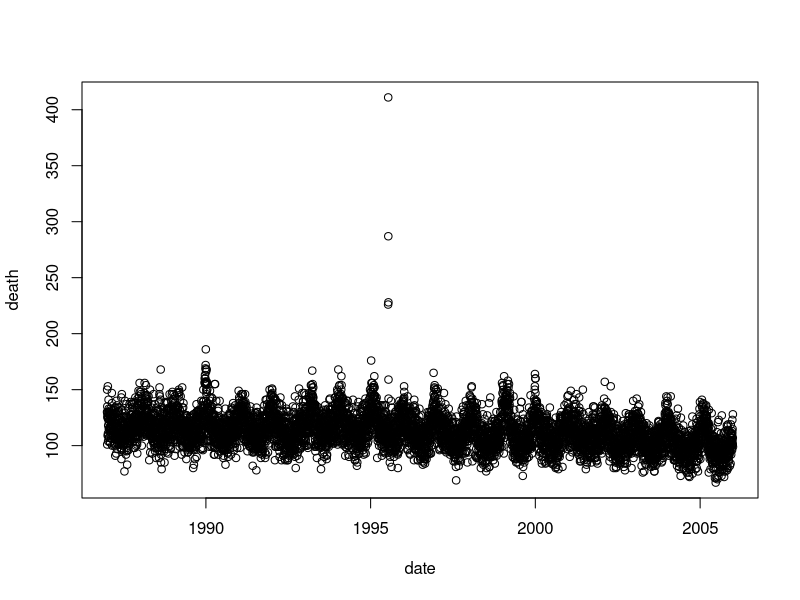
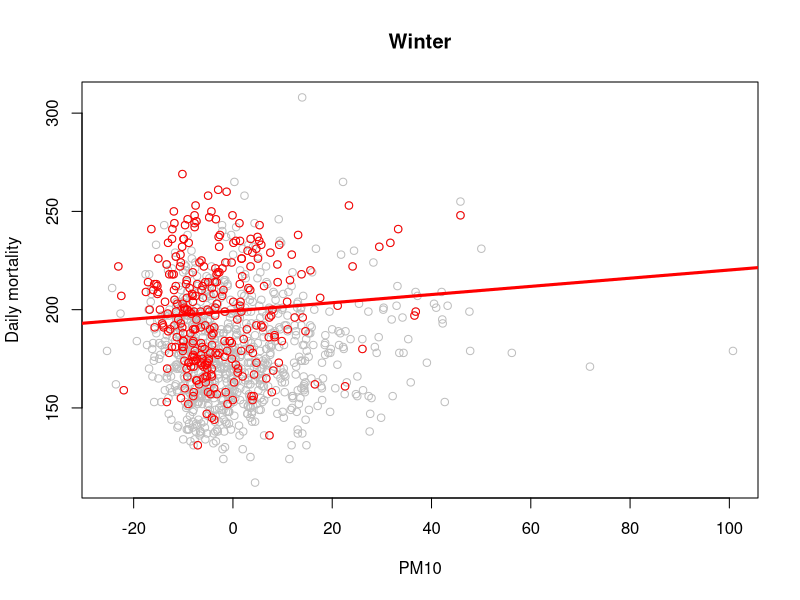
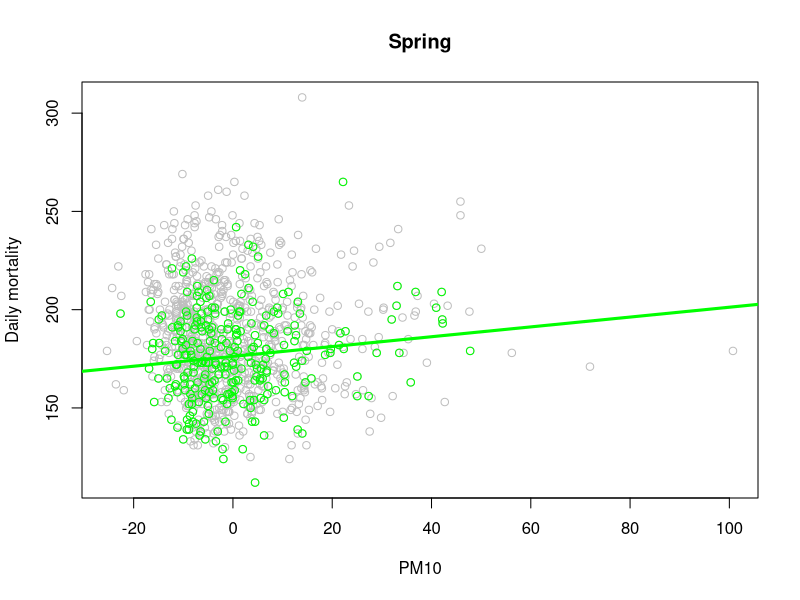
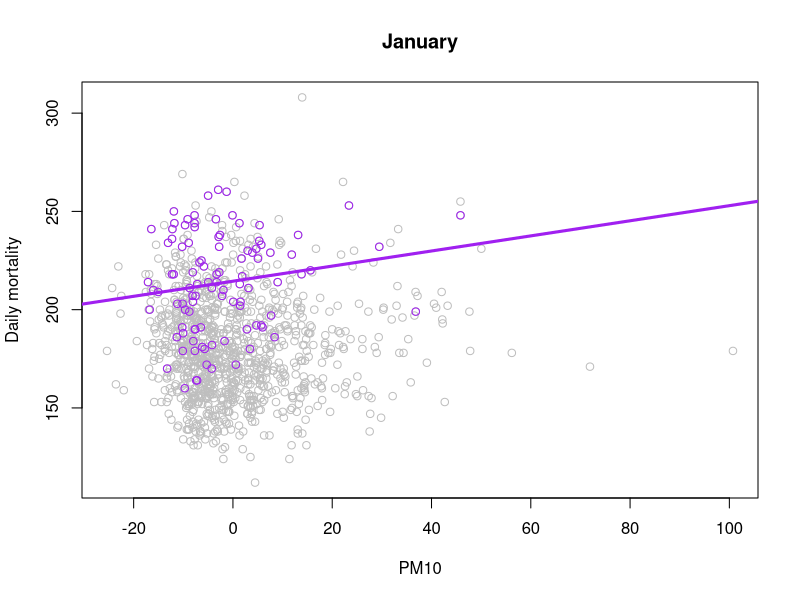
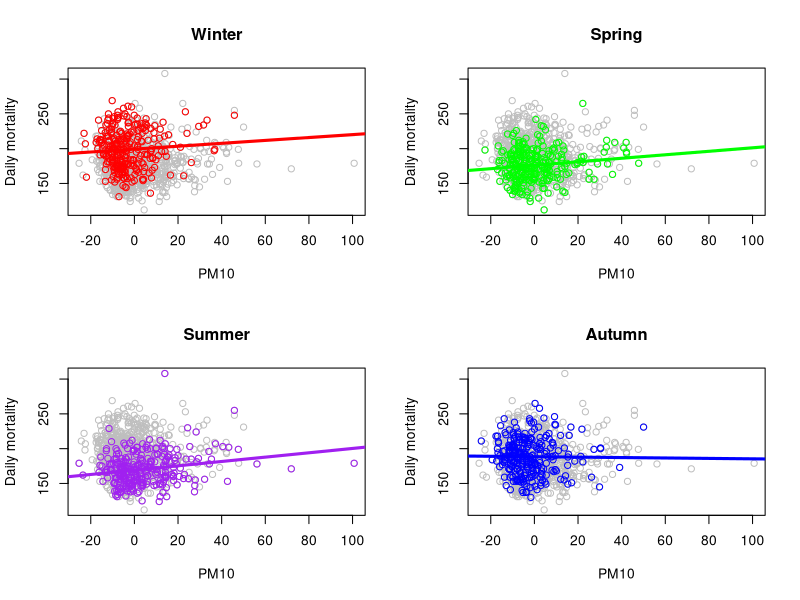
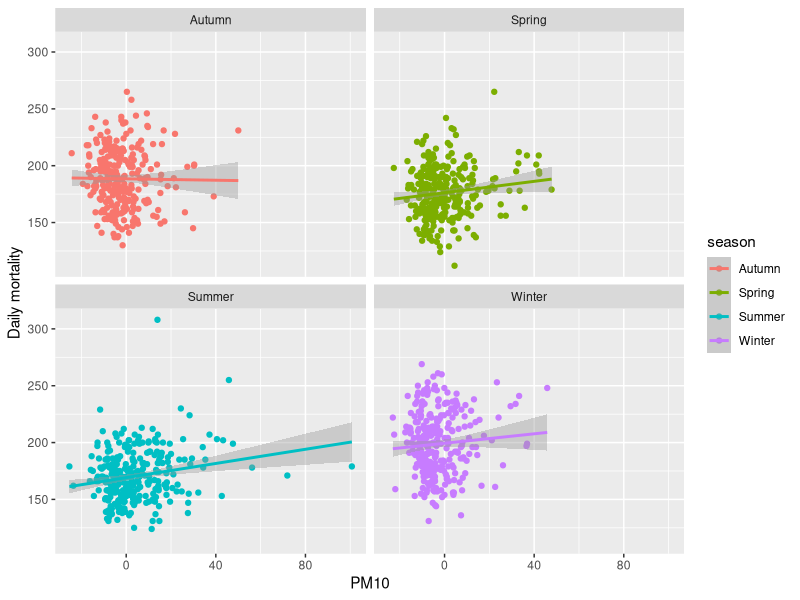
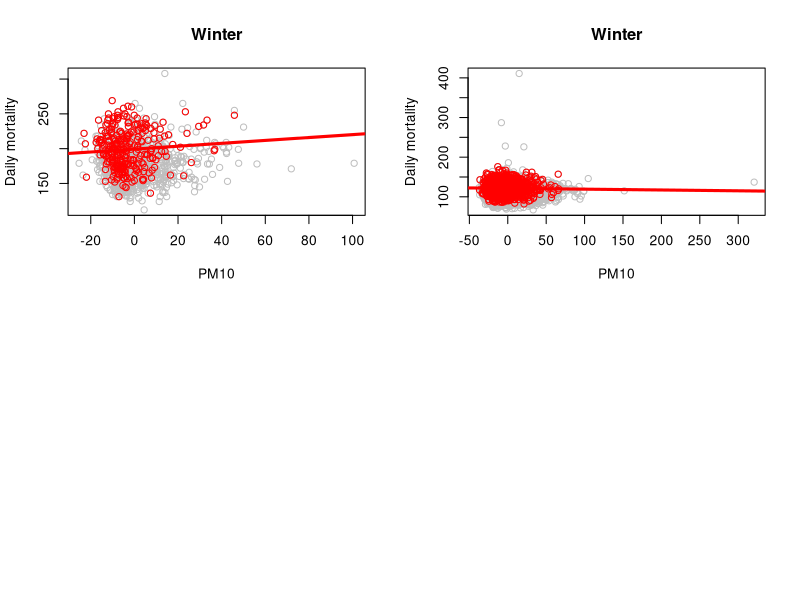

Generate these figures, in order, with R:
## ---- chunk 1
library(lubridate)
library(tidyverse)
chicago.data<-read.csv("./Module2/nmmaps/chicago.csv", stringsAsFactors=FALSE)
ny.data<-read.csv("./Module2/nmmaps/ny.csv", stringsAsFactors=FALSE)
names(chicago.data)
head(chicago.data)
chicago.data$date = ymd(chicago.data$date)
ny.data$date = ymd(ny.data$date) 
class(ny.data$date)
### makes date variable a date-time object
### fun ways to extract date information that you probably don't need to worry about
wday(chicago.data$date)[1:10]
wday(chicago.data$date, label=T)[1:10]
month(chicago.data$date)[1:10]
month(chicago.data$date, label=T)[1:10]
year(chicago.data$date)[1:10]

## ---- chunk 2
plot(death ~ date, data=chicago.data)
## ---- chunk 3
makeSubPlot<-function(dataSub, mainLabel, pointColor){
  ## make a scatter plot with all data points
  plot(death ~ pm10, data=ny.data, ylab="Daily mortality", xlab="PM10", main=mainLabel, col="gray")
  ## add colored points to specific data subset
  points(death ~ pm10, data=dataSub, col=pointColor)
  ## add best fit line for specific data subset
  abline(lm(death ~ pm10, data=dataSub), col=pointColor, lwd=3)
  ## return a summary of the linear model output
  return(summary(lm(death ~ pm10, data=ny.data)))
}

## ---- chunk 4
makeSubPlot(subset(ny.data, season=="Winter"), "Winter", "red")
makeSubPlot(subset(ny.data, season=="Spring"), "Spring", "green")
makeSubPlot(subset(ny.data, month(ny.data$date) == 1), "January", "purple")
## ---- chunk 5
colsToUse<-c("red", "green", "purple", "blue")
names(colsToUse)<-c("Winter", "Spring", "Summer", "Autumn")
par(mfrow=c(2,2))
mortalityBySeason<-lapply(names(colsToUse), function(x) makeSubPlot(subset(ny.data, season == x), x, colsToUse[x]))
names(mortalityBySeason)<-names(colsToUse)
## ---- chunk 6
ny.data %>%
  ggplot(aes(x = pm10, y = death, col=season)) + 
  geom_point() + 
  facet_wrap(~season) + 
  labs(y = "Daily mortality", x = "PM10") +
  geom_smooth(method = "lm")
## ---- chunk 7
makeSubPlot2<-function(dataSub, mainLabel, pointColor, fullData){
  ## make a scatter plot with all data points, colored gray
  plot(death ~ pm10, data=fullData, ylab="Daily mortality", xlab="PM10", main=mainLabel, col="gray")
  ## add colored points to specific data subset
  points(death ~ pm10, data=dataSub, col=pointColor)
  ## add best fit line for specific data subset
  abline(lm(death ~ pm10, data=dataSub), col=pointColor, lwd=3)
  ## return a summary of the linear model output
  return(summary(lm(death ~ pm10, data=fullData)))
}
makeSubPlot2(subset(ny.data, season=="Winter"), "Winter", "red", ny.data)
makeSubPlot2(subset(chicago.data, season=="Winter"), "Winter", "red", chicago.data)

## ---- chunk 8
glm.model1 = glm(death ~ pm10, data=ny.data, family=poisson)
summary(glm.model1)
## ---- chunk 9
glm.model2 = glm(death ~ pm10 + as.factor(season), data=ny.data, family=poisson)
summary(glm.model2)
